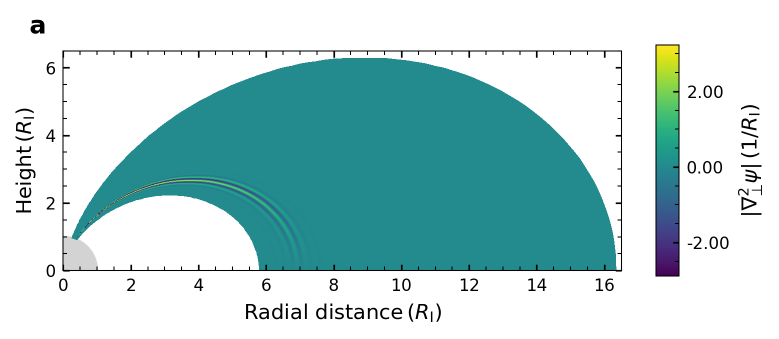
#> input picture fig3-6/fig_sub/fig3a.png, 1558 x 677 px (shown at 1/2 size)
$ jupyter execute fig3.ipynb
#> lines starting #> are read from the running program, lines starting #| are printed output that depends on the picture
[cell 1]
import cv2

im1 = cv2.imread('../fig3-6/fig_sub/fig3a.png')
#> im1 is the input picture: shape (677, 1558, 3); mean B, G, R 212.5, 212.2, 180.6
im2 = cv2.imread('../fig3-6/fig_sub/fig3b.png')
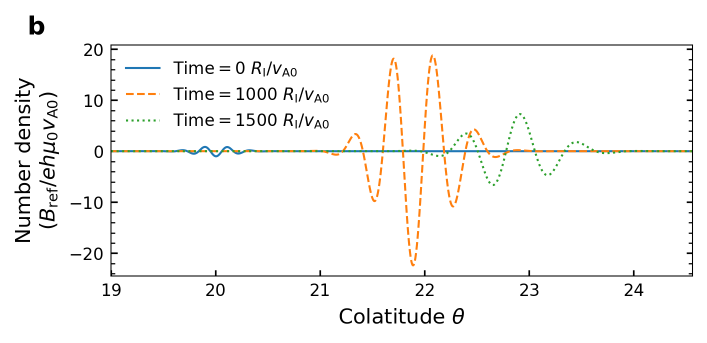
#> input picture fig3-6/fig_sub/fig3b.png, 1414 x 686 px (shown at 1/2 size)
#> im2 is the input picture: shape (686, 1414, 3); mean B, G, R 246, 247, 247.4
def vconcat_resize_min(im_list, interpolation=cv2.INTER_CUBIC):
#> called with interpolation = 2
    w_min = min(im.shape[1] for im in im_list)
#> w_min = 1414
    im_list_resize = [cv2.resize(im, (w_min, int(im.shape[0] * w_min / im.shape[1])), interpolation=interpolation)
                      for im in im_list]
#> im_list_resize = 2 items
    return cv2.vconcat(im_list_resize)
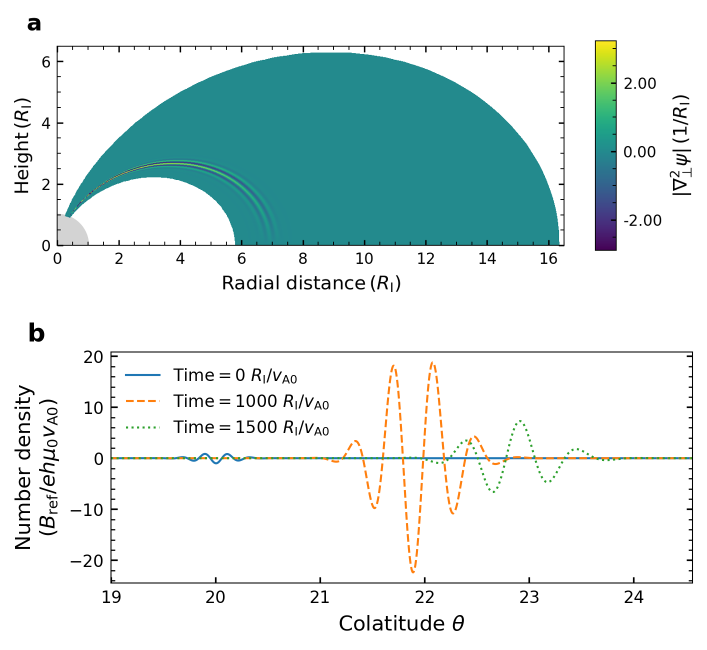
#> returned value: shape (1300, 1414, 3) (shown at 1/2 size); mean of channels 0, 1, 2 230.2, 230.5, 215.8; drawn as B, G, R

im_v_resize = vconcat_resize_min([im1, im2])
cv2.imwrite('../fig3-6/fig3.png', im_v_resize)
#> Out = True
